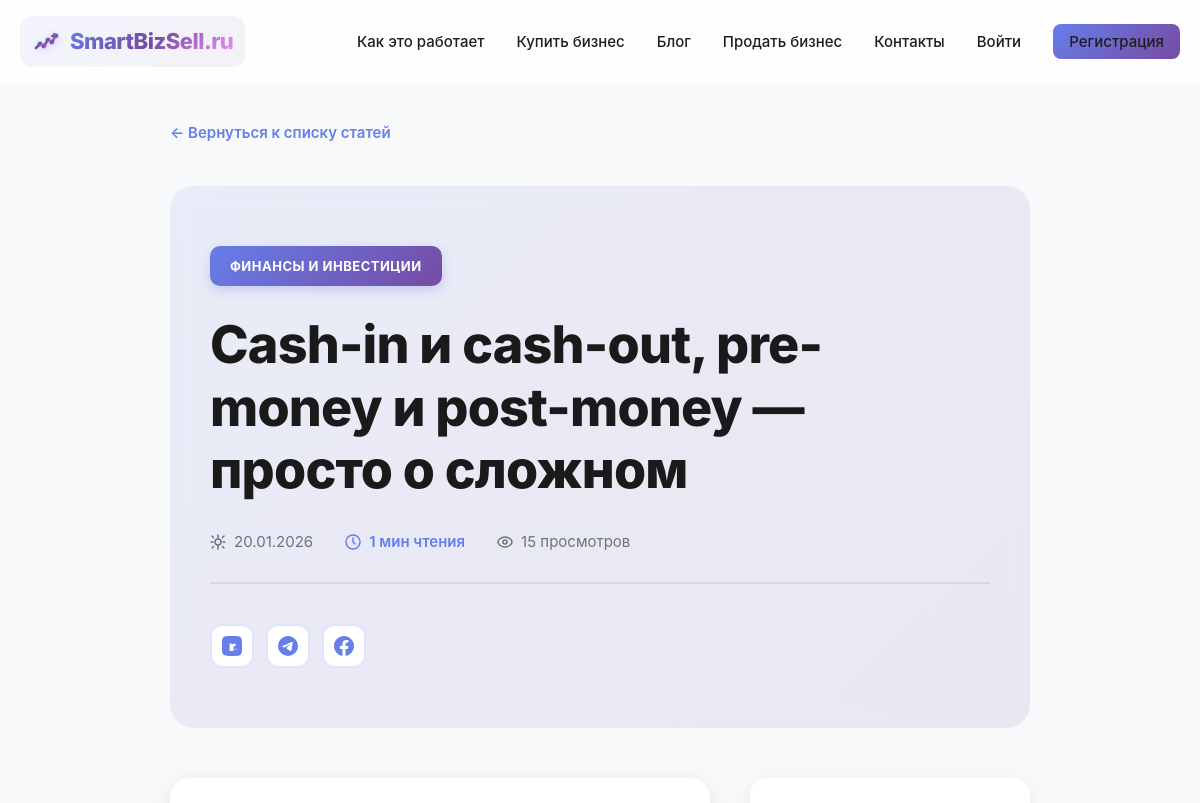
The app's page /blog/cash-in-i-cash-out-pre-money-i-post-money-prosto-o-slozhnom (upper part), older data.
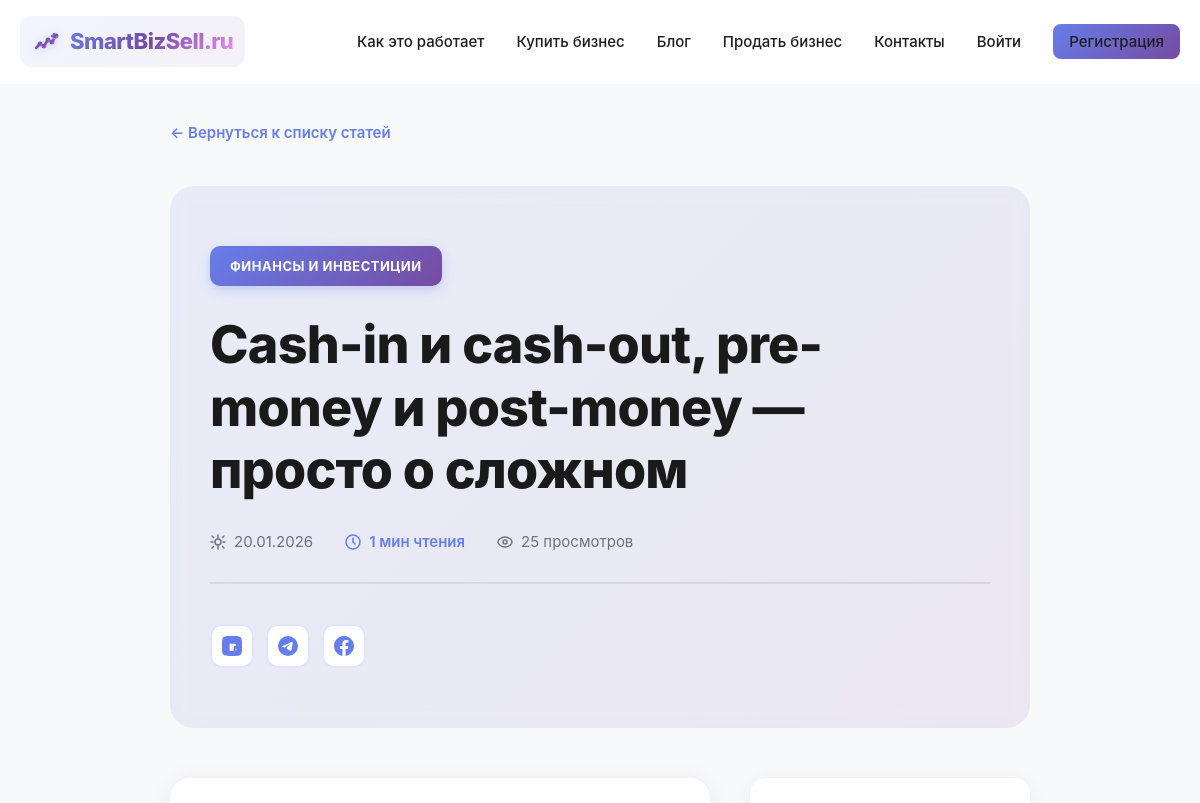
The same page, newer data.
### tables this page shows
CREATE TABLE `blog_posts` (
  `id` int NOT NULL,
  `title` varchar(255) NOT NULL COMMENT 'Заголовок статьи',
  `slug` varchar(255) NOT NULL COMMENT 'URL-friendly версия заголовка',
  `content` text NOT NULL COMMENT 'Полный текст статьи',
  `excerpt` text COMMENT 'Краткое описание статьи',
  `author_id` int DEFAULT NULL COMMENT 'ID автора (связь с users)',
  `category` varchar(100) DEFAULT NULL COMMENT 'Категория статьи',
  `tags` text COMMENT 'Теги через запятую',
  `meta_title` varchar(255) DEFAULT NULL COMMENT 'SEO заголовок',
  `meta_description` text COMMENT 'SEO описание',
  `keywords` text COMMENT 'Ключевые слова',
  `views` int DEFAULT '0' COMMENT 'Количество просмотров',
  `published_at` datetime DEFAULT NULL COMMENT 'Дата публикации',
  `updated_at` datetime DEFAULT CURRENT_TIMESTAMP ON UPDATE CURRENT_TIMESTAMP COMMENT 'Дата обновления',
  `created_at` datetime DEFAULT CURRENT_TIMESTAMP COMMENT 'Дата создания',
  `status` enum('draft','published','archived') DEFAULT 'draft' COMMENT 'Статус статьи'
);

### blog_post.php (the view, shortened to what the changed rows need)
<?php
require_once 'config.php';
$slug = isset($_GET['slug']) ? trim($_GET['slug']) : '';
try {
    $pdo = getDBConnection();
    $stmt = $pdo->query("SHOW TABLES LIKE 'blog_posts'");
    $blogTableExists = $stmt->rowCount() > 0;
} catch (PDOException $e) {
    $blogTableExists = false;
}
$post = null;
if ($blogTableExists) {
    try {
        $stmt = $pdo->prepare("
            SELECT
                id, title, slug, content, excerpt,
                category, tags,
                published_at, updated_at, views,
                meta_title, meta_description, keywords,
                author_id
            FROM blog_posts
            WHERE slug = :slug
                AND status = 'published'
                AND published_at IS NOT NULL
                AND published_at <= NOW()
        ");
        $stmt->execute(['slug' => $slug]);
        $post = $stmt->fetch(PDO::FETCH_ASSOC);
    } catch (PDOException $e) {
        error_log("Error loading blog post: " . $e->getMessage());
    }
}
function estimateReadingTime(?string $content): int {
    $wordCount = str_word_count(strip_tags($content));
    $readingTime = ceil($wordCount / 200);
    return max(1, $readingTime);
}
$readingTime = estimateReadingTime($post['content'] ?? '');
$currentUrl = BASE_URL . '/blog/' . htmlspecialchars($post['slug'], ENT_QUOTES, 'UTF-8');
?>
<!DOCTYPE html>
<html lang="ru">
<head>
    <link rel="stylesheet" href="styles.css?v=<?php echo time(); ?>">
</head>
<body>
    <div class="blog-post-container">
        <article class="blog-post">
            <div class="blog-post-header">
                <?php if (!empty($post['category'])): ?>
                    <div class="blog-post-category"><?php echo htmlspecialchars($post['category'], ENT_QUOTES, 'UTF-8'); ?></div>
                <?php endif; ?>
                <h1 class="blog-post-title"><?php echo htmlspecialchars($post['title'], ENT_QUOTES, 'UTF-8'); ?></h1>
                <div class="blog-post-meta">
                    <span>
                        <?php echo date('d.m.Y', strtotime($post['published_at'])); ?>
                    </span>
                    <span class="blog-post-reading-time">
                        <svg width="16" height="16" viewBox="0 0 16 16" fill="none" style="display: inline-block; vertical-align: middle;">
                            <circle cx="8" cy="8" r="7" stroke="currentColor" stroke-width="1.5"/>
                            <path d="M8 4V8L10 10" stroke="currentColor" stroke-width="1.5" stroke-linecap="round"/>
                        </svg>
                        <?php echo $readingTime; ?> мин чтения
                    </span>
                    <span>
                        <svg width="16" height="16" viewBox="0 0 16 16" fill="none" style="display: inline-block; vertical-align: middle;">
                            <path d="M8 3C4 3 1 6 1 8C1 10 4 13 8 13C12 13 15 10 15 8C15 6 12 3 8 3Z" stroke="currentColor" stroke-width="1.5"/>
                            <circle cx="8" cy="8" r="2" stroke="currentColor" stroke-width="1.5"/>
                        </svg>
                        <?php echo number_format($post['views'] ?? 0, 0, '.', ' '); ?> просмотров
                    </span>
                </div>
                <div class="blog-post-share">
                    <a href="https://vk.com/share.php?url=<?php echo urlencode($currentUrl); ?>&title=<?php echo urlencode($post['title']); ?>"
                       target="_blank"
                       class="share-btn"
                       title="Поделиться в VK">
                    </a>
                    <a href="https://t.me/share/url?url=<?php echo urlencode($currentUrl); ?>&text=<?php echo urlencode($post['title']); ?>"
                       target="_blank"
                       class="share-btn"
                       title="Поделиться в Telegram">
                    </a>
                    <a href="https://www.facebook.com/sharer/sharer.php?u=<?php echo urlencode($currentUrl); ?>"
                       target="_blank"
                       class="share-btn"
                       title="Поделиться в Facebook">
                    </a>
                </div>
            </div>
        </article>
    </div>
</body>
</html>

Row changes from the older to the newer data that the page shows:
changed blog_posts "Cash-in и cash-out, pre-money и post-money — просто о сложном": views "15" → "25"
